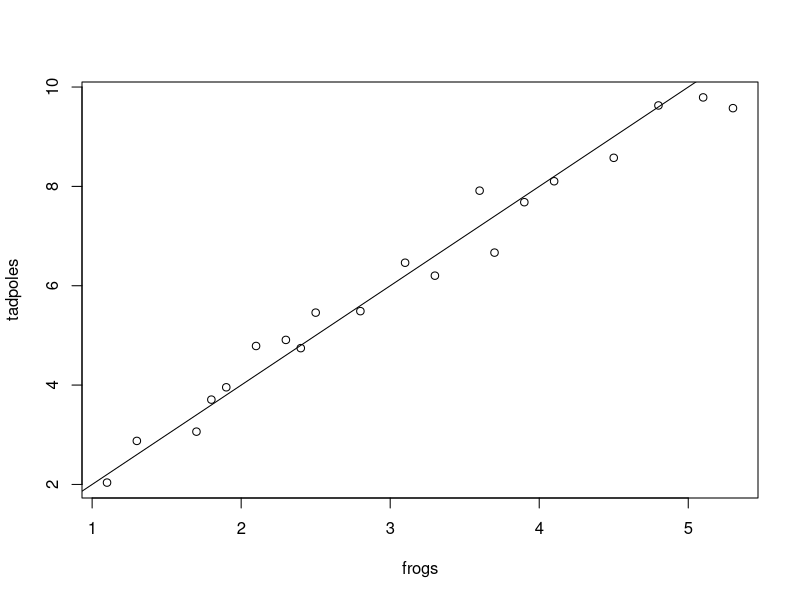
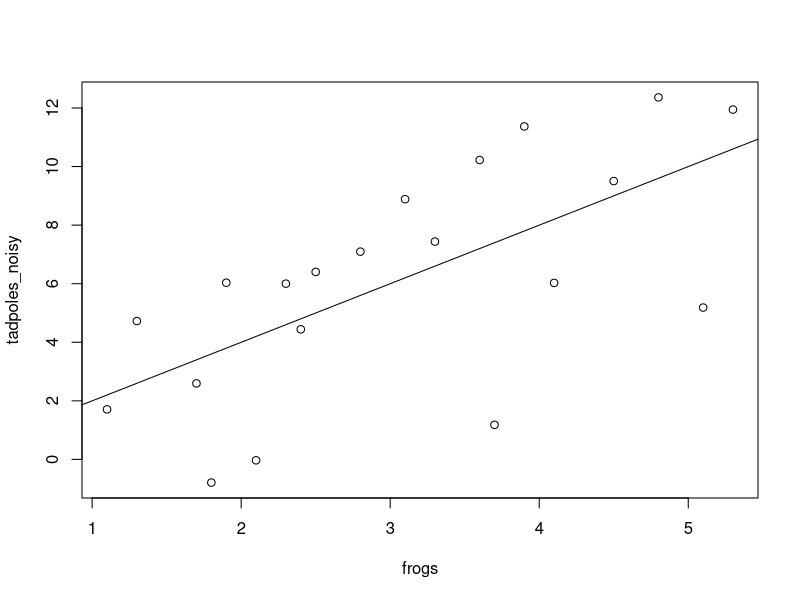

Recreate these plots in R, in order.
2*8

sqrt(25)

x<-sqrt(36)

x
# ? gives general R documentation 
?sqrt

# example(package) walks you through an example of the function
example(sqrt)

# help.search("") gives a list of packages/functions that you could use 
help.search("correlation")

## Build a dataset where we know the true answer, mean=2*frogs and sd=0.5, and see whether our analysis can cover it.

frogs<- c(1.1, 1.3, 1.7, 1.8, 1.9, 2.1, 
          2.3, 2.4, 2.5, 2.8, 3.1, 3.3, 
          3.6, 3.7, 3.9, 4.1, 4.5, 4.8,
          5.1, 5.3)

# add the noise around signal
set.seed(101)
tadpoles <- rnorm(n=20,
                  mean = 2*frogs,
                  sd = 0.5)

# plot
plot(x=frogs, y=tadpoles)
abline (a=0,b=2)

# make it more noisy
tadpoles_noisy<- rnorm(20,2*frogs, sd=3)
plot(frogs, tadpoles_noisy)
abline(a=0, b=2)

# can we recover the truth?
coef(lm(tadpoles~frogs))
coef(lm(tadpoles_noisy~frogs))
confint(lm(tadpoles~frogs))

# Replicate simulation 1000 times
slopes_clean <- replicate (1000,
                           coef(lm(rnorm(20, 2*frogs, sd=0.5)~frogs))[2])

slopes_noisy <-replicate (1000,
                          coef(lm(rnorm(20, 2*frogs, sd=3)~frogs))[2])

# Let's summarize what we found:
mean(slopes_clean)
mean(slopes_noisy)
sd(slopes_clean)
sd(slopes_noisy)

# Summarize and test
mean(tadpoles)
summary(tadpoles)
cor(frogs,tadpoles)
cor.test(frogs, tadpoles)

# Run again
set.seed(202)
tadpoles2 <- rnorm(20, 2*frogs, sd=0.5)
cor(frogs, tadpoles2)
